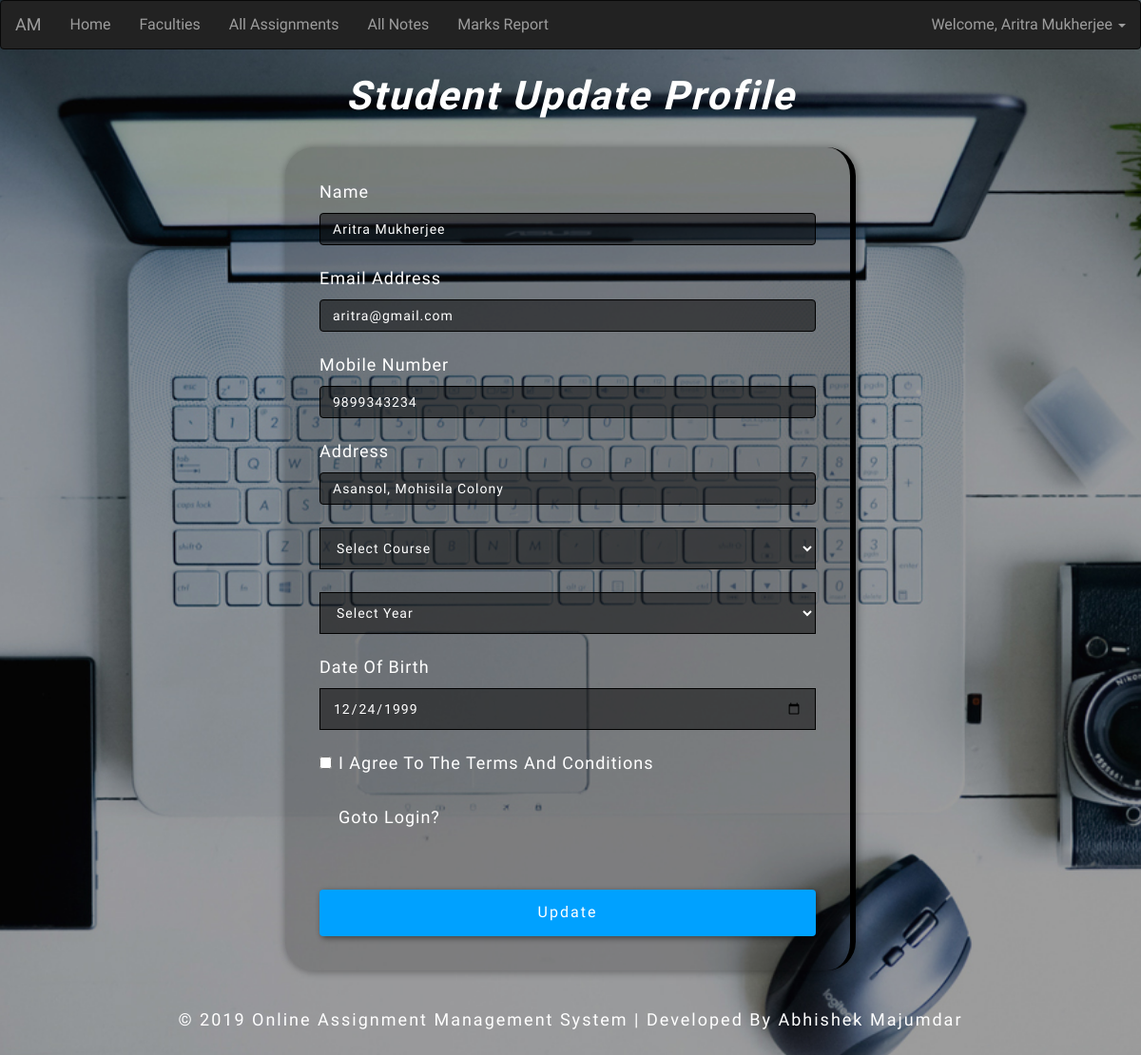
The page /student/edit_profile.php (signed in) on the database its author committed.
### tables this page shows
CREATE TABLE `st_details` (
  `id` int(50) NOT NULL,
  `name` varchar(120) NOT NULL,
  `email` varchar(200) NOT NULL,
  `contact` varchar(13) NOT NULL,
  `course` varchar(100) NOT NULL,
  `password` varchar(200) NOT NULL,
  `status` int(1) NOT NULL,
  `img` varchar(200) NOT NULL,
  `address` varchar(300) NOT NULL,
  `year` varchar(6) NOT NULL,
  `dob` date NOT NULL,
  `reg_date` timestamp NOT NULL DEFAULT current_timestamp() ON UPDATE current_timestamp(),
  `certificate` varchar(4) NOT NULL
);

### student/edit_profile.php (the view, shortened to what this page needs)
<?php
	require_once("../database/server.php");
	$query = 'SELECT * FROM st_details WHERE id = ' . $_SESSION['std_id'];
    $result = mysqli_query($con,$query) or die(mysqli_error($con));
	while ($row = mysqli_fetch_assoc($result))
	{
?>
<!DOCTYPE HTML>
<html>
<head>
	  <link rel="stylesheet" href="https://maxcdn.bootstrapcdn.com/bootstrap/3.3.7/css/bootstrap.min.css">
	<link rel="stylesheet" href="css/style1.css" type="text/css" media="all" />
</head>
<body>
	<?php include('includes/header.php') ?>
	<h1>
		<span>S</span>tudent
		<span>U</span>pdate
		<span>P</span>rofile
	</h1>
	<div class="sub-main-w3">
		<form validate="true"  name="signup" action="#" method="post" enctype="multipart/form-data">
			<div class="form-group">
				<label for="exampleInputText">Name</label>
				<input type="text" class="form-control" value="<?php echo $row['name'] ?>" name="st_name" id="exampleInputText" placeholder="Enter Name" required>
			</div>
			<div class="form-group">
				<label for="exampleInputEmail1">Email address</label>
				<input type="email" class="form-control" name="email_id" value="<?php echo $row['email'] ?>" id="exampleInputEmail1" aria-describedby="emailHelp" placeholder="Enter email" required>
			</div>
			<div class="form-group">
				<label for="exampleMobile1">Mobile Number</label>
				<input type="mobile" pattern="[6789][0-9]{9}" class="form-control" value="<?php echo $row['contact'] ?>" name="mobile_no" id="exampleMobile1" placeholder="Enter Mobile number" required>
			</div>
			<div class="form-group">
				<label>Address</label>
				<input type="text" class="form-control" name="address" value="<?php echo $row['address'] ?>" placeholder="Enter Full Address" required>
			</div>
			<div class="form-group">
				<select name="course" value="<?php echo $row['course'] ?>" required>
					<option value="none">Select Course</option>
				</select>
			</div>
			<div class="form-group">
				<select name="course_year" required>
					<option value="none">Select Year</option>
				</select>
			</div>
			<div class="form-group">
				<label for="exampleMobile1">Date of Birth</label>
				<input type="date" name="dob" value="<?php echo $row['dob'] ?>"<?php }?>>
			</div>
			<div class="form-group">
				<label class="checkbox-inline">
					<input type="checkbox" value="true" required>I agree to the terms and conditions
				</label>
			</div>
			<div class="form-group">
				<label class="checkbox-inline">
					<a href="index.php">Goto Login?</a>
				</label>
			</div>
			<button type="submit" name="update" class="btn btn-primary">Update</button>
		</form>
	</div>
	<div class="footer">
		<p>
			 © 2019 Online Assignment Management System | Developed By Abhishek Majumdar
		</p>
	</div>
</body>
</html>

### student/includes/header.php (shortened to what this page needs)
<nav class="navbar navbar-inverse">
  <div class="container-fluid">
    <div class="navbar-header">
      <a class="navbar-brand" href="#">AM</a>
    </div>
    <ul class="nav navbar-nav">
      <li><a href="student_home.php">Home</a></li>
	   <li><a href="view_faculty.php">Faculties</a></li>
      <li><a href="show_assignment.php">All Assignments</a></li>
	  <li><a href="download_notes.php">All Notes</a></li>
      <li><a href="view_marks.php">Marks Report</a></li>
    </ul>
	<div class="pull-right">
        <ul class="nav navbar-nav navbar-right">
            <li class="dropdown"><a href="#" class="dropdown-toggle" data-toggle="dropdown">Welcome, <?php echo $_SESSION['std_name'] ?> <span class="caret"></span></a>
			</li>
        </ul>
    </div>
  </div>
</nav>

### student/css/style1.css (style rules this page uses)
html, body, div, span, applet, object, iframe, h1, h2, h3, h4, h5, h6, p, blockquote, pre, a, abbr, acronym, address, big, cite, code, del, dfn, em, img, ins, kbd, q, s, samp, small, strike, strong, sub, sup, tt, var, b, u, i, dl, dt, dd, ol, nav ul, nav li, fieldset, form, label, legend, table, caption, tbody, tfoot, thead, tr, th, td, article, aside, canvas, details, embed, figure, figcaption, footer, header, hgroup, menu, nav, output, ruby, section, summary, time, mark, audio, video { margin: 0; padding: 0; border: 0; font-size: 100%; font: inherit; vertical-align: baseline; }
article, aside, details, figcaption, figure, footer, header, hgroup, menu, nav, section { display: block; }
ol, ul { list-style: none; margin: 0px; padding: 0px; }
a { text-decoration: none; }
body { background: url(../images/b1.jpg) no-repeat; background-size: cover; -webkit-background-size: cover; -moz-background-size: cover; -o-background-size: cover; -ms-background-size: cover; background-position: center; font-size: 100%; font-family: 'Cuprum', sans-serif; min-height: 100vh; }
h1 { font-size: 3.5em; color: #fff; letter-spacing: 2px; text-align: center; font-style: italic; margin: 2vw 1vw 2.5vw; font-weight: 600; }
h1 span { color: white; }
.sub-main-w3 { display: -webkit-flex; display: -webkit-box; display: -moz-flex; display: -moz-box; display: -ms-flexbox; display: flex; align-items: center; -webkit-box-pack: center; -moz-box-pack: center; -ms-flex-pack: center; -webkit-justify-content: center; justify-content: center; }
.sub-main-w3 form { max-width: 600px; margin: 0 5vw; background: rgba(10, 10, 10, 0.2); padding: 3vw; box-sizing: border-box; display: -webkit-flex; display: flex; flex-wrap: wrap; justify-content: center; border-right: 6px solid black; border-radius: 30px; box-shadow: 1px 1px 7px 2px rgba(0, 0, 0, 0.27); }
.form-group { margin-bottom: 1.5em; flex-basis: 100%; -webkit-flex-basis: 100%; }
.sub-main-w3 label { font-size: 18px; color: #fff; display: inline-block; margin-bottom: 12px; text-transform: capitalize; letter-spacing: 1px; }
.form-group input[type="text"], .form-group input[type="email"], .form-group input[type="password"], .form-group input[type="mobile"], .form-group input[type="date"], .form-group select { width: 100%; color: #fff; outline: none; font-size: 14px; letter-spacing: 1px; padding: 12px 13px; box-sizing: border-box; border: none; border: 1px solid black; background: rgba(14, 14, 14, 0.54); }
a { color:white; }
.sub-main-w3 button { color: #fff; background: #00a1ff; border: none; padding: 13px 0; margin-top: 30px; outline: none; width: 100%; font-size: 16px; cursor: pointer; letter-spacing: 2px; -webkit-transition: 0.5s all; -o-transition: 0.5s all; -moz-transition: 0.5s all; -ms-transition: 0.5s all; transition: 0.5s all; box-shadow: 2px 2px 6px rgba(0, 0, 0, 0.49); }
.footer { margin: 3vw .3vw 2vw; }
.footer p { font-size: 18px; color: #fff; letter-spacing: 2px; text-align: center; line-height: 1.8; }
@media (max-width: 1920px) { h1 { font-size: 3.5vw; } }

### rows shown on the page
st_details: st_name "Aritra Mukherjee", email_id "aritra@gmail.com", mobile_no "9899343234", address "Asansol, Mohisila Colony", course "Select Course", dob "12/24/1999"
